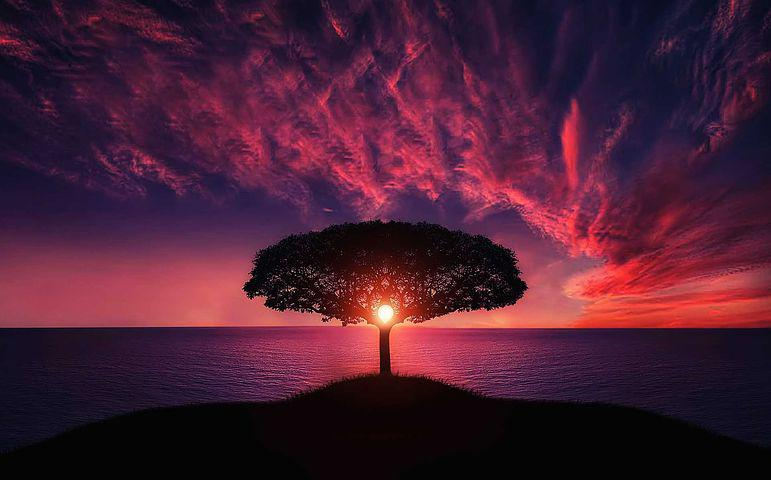
#> input picture images/sample.jpg, 771 x 480 px; its folder holds only this picture in this run
$ python log.py
#> lines starting #> are read from the running program, lines starting #| are printed output that depends on the picture
### utils.py
import numpy as np
from PIL import Image
import matplotlib.pyplot as plt

# 图片规范化，将小于0的值设为0，大于255的值设为255


def normalize_image(image):
    return np.minimum(np.maximum(image, 0), 255).astype(np.uint8)


def open_image(name):
#> called with name = '../images/sample.jpg'
    try:
        img = Image.open("../images/" + name)
#> img is the input picture: PIL image 771x480 RGB; mean R, G, B 73.7, 30.4, 51.4
    except:
        print("---------------the file is not in fold images--------------------")
        img = Image.open(name)
    return img


def get_image(channel="L", imgname="../images/sample.jpg"):
    """
    @paramete
    @param channel : "L" or "RGB"
    @param imgname : path to the image
    @return np.float32 array
    """
    img = open_image(imgname)
    if channel == "L":
        img = img.convert("L")
    elif channel == "RGB":
        img = img.convert("RGB")
    else:
        print("---------------unaivialable paramete----------------------------")
        img = img
    return np.array(img).astype(np.float32)
#> in log_image, `output = c * np.log(1.0 + img)`:
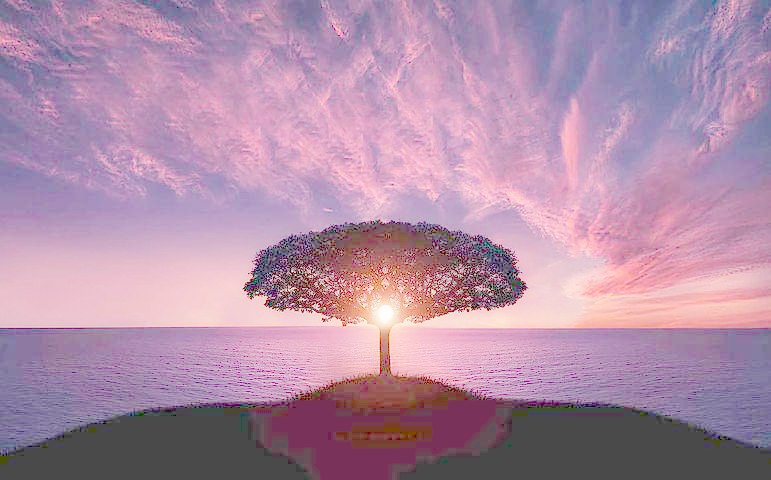
#> output: shape (480, 771, 3) float32; mean R, G, B 15.4, 12.4, 14.6; drawn with min black and max white
#> call 4 of log_image, with c = 32
#> in log_image (call 4), `output = c * np.log(1.0 + img)`:
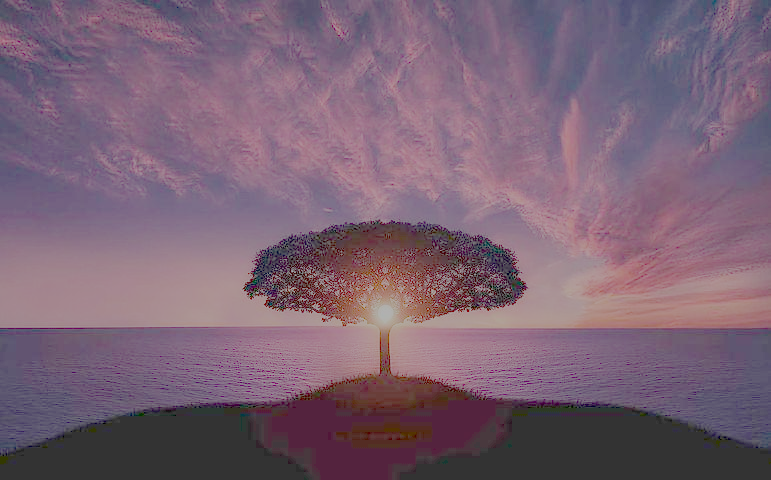
#> output: shape (480, 771, 3) float32; mean R, G, B 123, 99.2, 116.7


def normalization(data):
    _range = np.max(data) - np.min(data)
    return (data - np.min(data)) / _range


def transform_img(img):
    img = normalization(img)
    return img * 255


class visualization:
    """
    一个视觉对象，可以往里面加图片，最后半智能的plot出来
    @paramete
    @param img : np.float32 array
    """
    def __init__(self, x:int, y:int):
        plt.figure()
        self.x = x
        self.y = y
        self.showlist = []

    def append_img(self, img, transform=True):
        img = img.copy()
        if not transform:
            img[img < 0] = 0
            img[img > 255] = 255
        else:
            img = transform_img(img).astype(np.uint8)
        self.showlist.append((img, "img"))

    def append_hist(self, hist):
        self.showlist.append((hist.copy(), "hist"))

    def show(self):
        if self.x == None and self.y == None:
            self.x, self.y = getMN(len(self.showlist))  # 自动计算x,y
        elif self.x != None and self.y == None:
            _, self.y = getMN(len(self.showlist), self.x)
        elif self.y != None and self.x == None:
            _, self.x = getMN(len(self.showlist), self.y)

        for i in range(self.x):
            for j in range(self.y):
                plt.subplot(self.x, self.y, i * self.y + j + 1)
                if len(self.showlist) > 0:
                    img, type = self.showlist.pop(0)
                    if type == "img":
                        plt.imshow(img, cmap="gray")
                    elif type == "hist":
                        plt.hist(img.reshape(-1), bins=256, range=(0, 256))
                else:
                    plt.axis("off")
        plt.show()
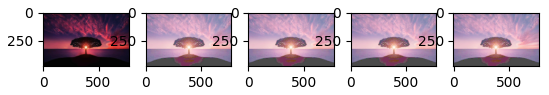
#> figure drawn by matplotlib, 5 panels


# [39 lines left out: functions is_prime, getMN, not called in this run]


def test_util():
    print("---------------------utils has been imported successly---------------")

### chp3&4_img_enhancement/log.py
#%%
from cmath import log
import numpy as np
import sys

sys.path.append("..")
sys.path.append(".")
from utils import *

#%%
def log_image(img, c=1):
    """
    对数变换，计算公式为 s = c*log(1+l)
    """
    output = c * np.log(1.0 + img)
    return output


#%%
if __name__ == "__main__":
    s = visualization(1, 5)
    img = get_image("RGB", "../images/sample.jpg")
    img1 = log_image(img, c=4)
    img2 = log_image(img, c=8)
    img3 = log_image(img, c=16)
    img4 = log_image(img, c=32)
    s.append_img(img)
    s.append_img(img1)
    s.append_img(img2)
    s.append_img(img3)
    s.append_img(img4)
    s.show()
# %%
